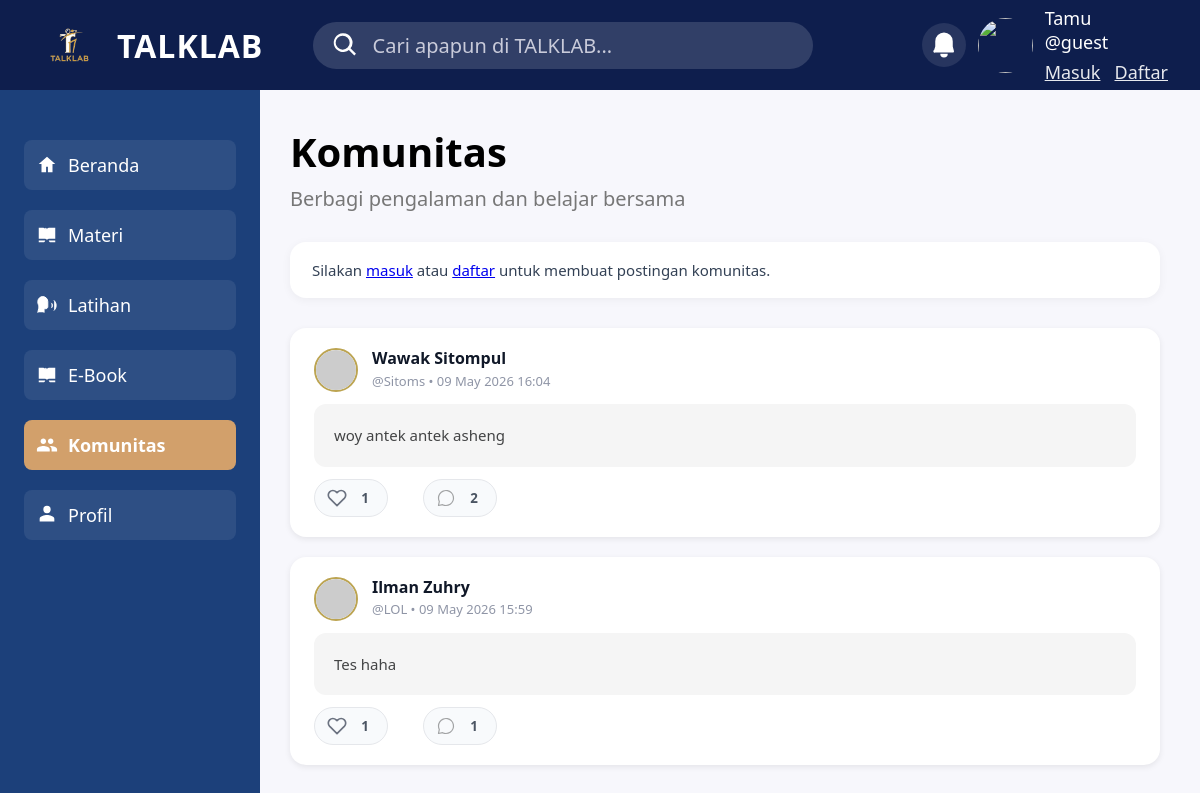
/Komunitas.php, run on an earlier commit of the app's database.
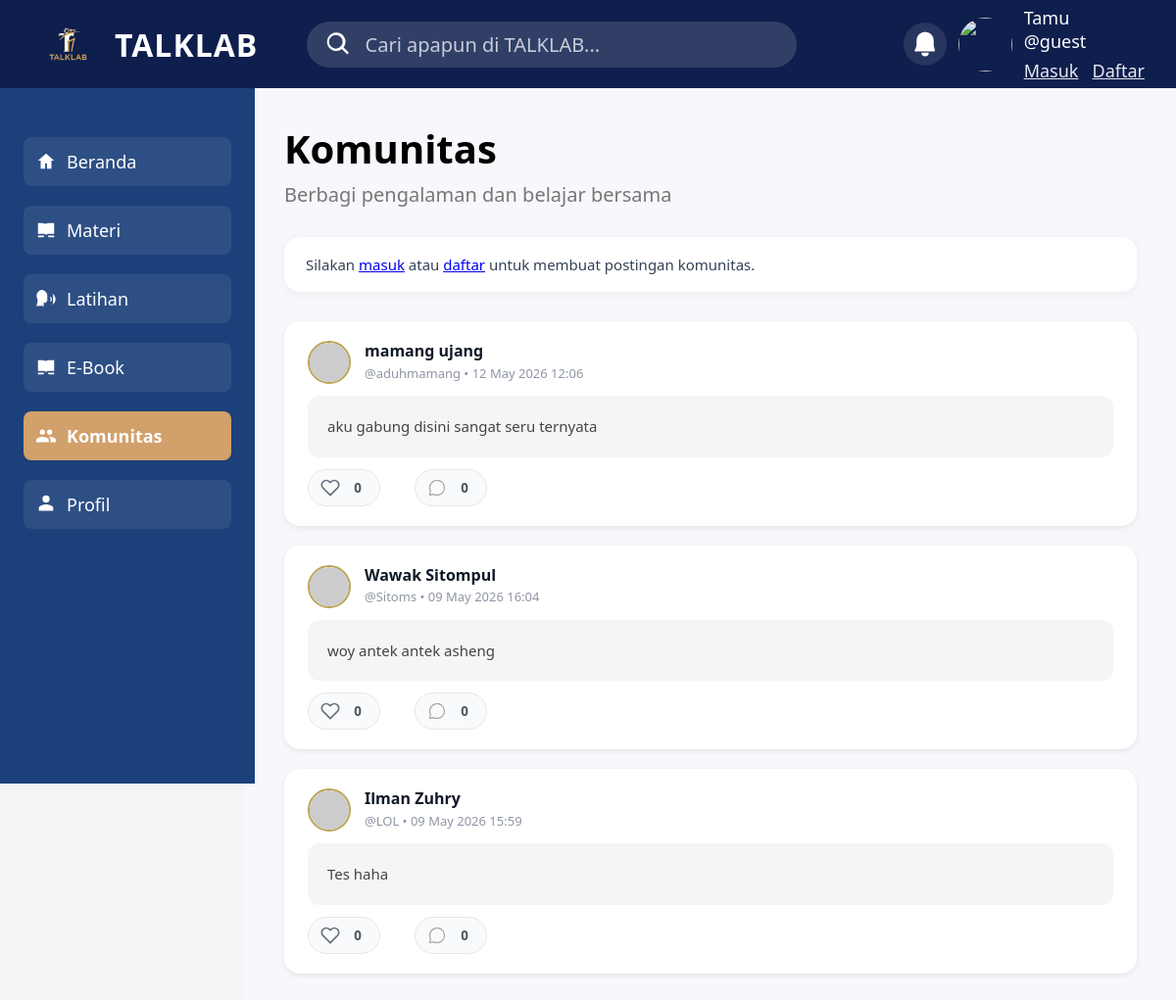
And on a later commit of the database.
### tables this page shows
CREATE TABLE `komunitas` (
  `Id` int(10) UNSIGNED NOT NULL,
  `Id_User` varchar(6) NOT NULL,
  `Isi` text NOT NULL,
  `Dibuat` datetime NOT NULL DEFAULT current_timestamp(),
  `Update_Post` datetime DEFAULT NULL ON UPDATE current_timestamp()
);

CREATE TABLE `users` (
  `Id_User` varchar(6) NOT NULL,
  `Nama` varchar(100) NOT NULL,
  `Tempat_Lahir` varchar(100) NOT NULL,
  `Tanggal_Lahir` date NOT NULL,
  `Username` varchar(50) NOT NULL,
  `Password` varchar(255) NOT NULL,
  `Foto` varchar(255) NOT NULL
);

### includes/header.php (called while the page is built, shortened)
<?php
require_once __DIR__ . '/../core.php';
$app = new manz();
?>

### core.php (called while the page is built, shortened)
<?php
class manz{
	var $talkhost = "localhost";
    var $user = "root";
    var $pass = "";
    var $dbname = "talklab";
	public mysqli $koneksi;
	function __construct(){
		$this->koneksi=mysqli_connect($this->talkhost,$this->user,$this->pass,$this->dbname);
	}
	public function ensureCommunityPostsTable(){
	$create = "CREATE TABLE IF NOT EXISTS Komunitas (
		Id INT UNSIGNED NOT NULL AUTO_INCREMENT,
		Id_User VARCHAR(6) NOT NULL,
		Isi TEXT NOT NULL,
		Dibuat DATETIME NOT NULL DEFAULT CURRENT_TIMESTAMP,
		Update_Post DATETIME NULL DEFAULT NULL
		ON UPDATE CURRENT_TIMESTAMP,
		PRIMARY KEY (Id),
		KEY idx_user_id (Id_User),
		CONSTRAINT fk_community_user FOREIGN KEY (Id_User) REFERENCES users(Id_User)
		ON DELETE CASCADE
		ON UPDATE CASCADE
	) ENGINE=InnoDB DEFAULT CHARSET=utf8mb4 COLLATE=utf8mb4_general_ci";
	mysqli_query($this->koneksi, $create);
}
	public function getCommunityPosts(){
	$sql = "SELECT p.Id,p.Id_User,p.Isi,p.Dibuat,
		u.Nama AS name,u.Username AS username
		FROM Komunitas p LEFT JOIN users u ON p.Id_User = u.Id_User ORDER BY p.Dibuat DESC";
	$res = mysqli_query($this->koneksi, $sql);
	$posts = [];
	if ($res){
		while ($row = mysqli_fetch_assoc($res)){
			$posts[] = $row;
		}
	}
	return $posts;
}
	public function ensureLikesAndCommentsTable(){
	$createLikes = "CREATE TABLE IF NOT EXISTS post_likes (
		id INT UNSIGNED NOT NULL AUTO_INCREMENT,
		post_id INT UNSIGNED NOT NULL,
		user_id VARCHAR(6) NOT NULL,
		created_at DATETIME NOT NULL DEFAULT CURRENT_TIMESTAMP,
		PRIMARY KEY (id),
		UNIQUE KEY unique_like (post_id, user_id),
		KEY idx_post (post_id),
		KEY idx_user (user_id),
		CONSTRAINT fk_like_post FOREIGN KEY (post_id) REFERENCES Komunitas(Id) ON DELETE CASCADE,
		CONSTRAINT fk_like_user FOREIGN KEY (user_id) REFERENCES users(Id_User) ON DELETE CASCADE
	) ENGINE=InnoDB DEFAULT CHARSET=utf8mb4 COLLATE=utf8mb4_general_ci";
	mysqli_query($this->koneksi, $createLikes);
	$createComments = "CREATE TABLE IF NOT EXISTS post_comments (
		id INT UNSIGNED NOT NULL AUTO_INCREMENT,
		post_id INT UNSIGNED NOT NULL,
		user_id VARCHAR(6) NOT NULL,
		content TEXT NOT NULL,
		created_at DATETIME NOT NULL DEFAULT CURRENT_TIMESTAMP,
		updated_at DATETIME NULL ON UPDATE CURRENT_TIMESTAMP,
		PRIMARY KEY (id),
		KEY idx_post (post_id),
		KEY idx_user (user_id),
		CONSTRAINT fk_comment_post FOREIGN KEY (post_id) REFERENCES Komunitas(Id) ON DELETE CASCADE,
		CONSTRAINT fk_comment_user FOREIGN KEY (user_id) REFERENCES users(Id_User) ON DELETE CASCADE
	) ENGINE=InnoDB DEFAULT CHARSET=utf8mb4 COLLATE=utf8mb4_general_ci";
	mysqli_query($this->koneksi, $createComments);
}
	public function getLikeCount($postId){
	$postIdEsc = (int) $postId;
	$sql = "SELECT COUNT(*) as count FROM post_likes WHERE post_id = $postIdEsc";
	$res = mysqli_query($this->koneksi, $sql);
	if ($res) {
		$row = mysqli_fetch_assoc($res);
		return (int) $row['count'];
	}
	return 0;
}
	public function getCommentCount($postId){
	$postIdEsc = (int) $postId;
	$sql = "SELECT COUNT(*) as count FROM post_comments WHERE post_id = $postIdEsc";
	$res = mysqli_query($this->koneksi, $sql);
	if ($res) {
		$row = mysqli_fetch_assoc($res);
		return (int) $row['count'];
	}
	return 0;
}
	public function ensureMentorAccountsTable(){
		$sql = "CREATE TABLE IF NOT EXISTS mentor_accounts (
			id INT UNSIGNED NOT NULL AUTO_INCREMENT,
			name VARCHAR(120) NOT NULL,
			username VARCHAR(60) NOT NULL,
			password_hash VARCHAR(255) NOT NULL,
			created_at DATETIME NOT NULL DEFAULT CURRENT_TIMESTAMP,
			PRIMARY KEY (id),
			UNIQUE KEY unique_mentor_username (username)
		) ENGINE=InnoDB DEFAULT CHARSET=utf8mb4 COLLATE=utf8mb4_general_ci";
		mysqli_query($this->koneksi, $sql);
	}
	public function ensureMentorSubmissionsTable(){
		$sql = "CREATE TABLE IF NOT EXISTS mentor_submissions (
			id INT UNSIGNED NOT NULL AUTO_INCREMENT,
			practice_history_id INT UNSIGNED NOT NULL,
			user_id VARCHAR(6) NOT NULL,
			mentor_id INT UNSIGNED NULL,
			status VARCHAR(30) NOT NULL DEFAULT 'pending',
			submitted_at DATETIME NOT NULL DEFAULT CURRENT_TIMESTAMP,
			reviewed_at DATETIME NULL DEFAULT NULL,
			PRIMARY KEY (id),
			UNIQUE KEY unique_practice_submission (practice_history_id),
			KEY idx_mentor_submission_user (user_id),
			KEY idx_mentor_submission_mentor (mentor_id),
			KEY idx_mentor_submission_status (status),
			CONSTRAINT fk_mentor_submission_practice FOREIGN KEY (practice_history_id) REFERENCES practice_history(id)
			ON DELETE CASCADE ON UPDATE CASCADE,
			CONSTRAINT fk_mentor_submission_user FOREIGN KEY (user_id) REFERENCES users(Id_User)
			ON DELETE CASCADE ON UPDATE CASCADE,
			CONSTRAINT fk_mentor_submission_mentor FOREIGN KEY (mentor_id) REFERENCES mentor_accounts(id)
			ON DELETE SET NULL ON UPDATE CASCADE
		) ENGINE=InnoDB DEFAULT CHARSET=utf8mb4 COLLATE=utf8mb4_general_ci";
		mysqli_query($this->koneksi, $sql);
	}
	public function ensureMentorReviewsTable(){
		$sql = "CREATE TABLE IF NOT EXISTS mentor_reviews (
			id INT UNSIGNED NOT NULL AUTO_INCREMENT,
			submission_id INT UNSIGNED NOT NULL,
			mentor_id INT UNSIGNED NOT NULL,
			articulation_score INT UNSIGNED NOT NULL,
			fluency_score INT UNSIGNED NOT NULL,
			confidence_score INT UNSIGNED NOT NULL,
			structure_score INT UNSIGNED NOT NULL,
			intonation_score INT UNSIGNED NOT NULL,
			final_score INT UNSIGNED NOT NULL,
			strengths TEXT NOT NULL,
			improvements TEXT NOT NULL,
			feedback TEXT NOT NULL,
			created_at DATETIME NOT NULL DEFAULT CURRENT_TIMESTAMP,
			updated_at DATETIME NULL DEFAULT NULL ON UPDATE CURRENT_TIMESTAMP,
			PRIMARY KEY (id),
			UNIQUE KEY unique_submission_review (submission_id),
			KEY idx_mentor_review_mentor (mentor_id),
			CONSTRAINT fk_mentor_review_submission FOREIGN KEY (submission_id) REFERENCES mentor_submissions(id)
			ON DELETE CASCADE ON UPDATE CASCADE,
			CONSTRAINT fk_mentor_review_mentor FOREIGN KEY (mentor_id) REFERENCES mentor_accounts(id)
			ON DELETE CASCADE ON UPDATE CASCADE
		) ENGINE=InnoDB DEFAULT CHARSET=utf8mb4 COLLATE=utf8mb4_general_ci";
		mysqli_query($this->koneksi, $sql);
	}
	public function ensurePracticeHistoryTable(){
		$sql = "CREATE TABLE IF NOT EXISTS practice_history (
			id INT UNSIGNED NOT NULL AUTO_INCREMENT,
			user_id VARCHAR(6) NOT NULL,
			topic VARCHAR(255) NOT NULL,
			duration_seconds INT UNSIGNED NOT NULL,
			audio_path VARCHAR(255) NOT NULL,
			created_at DATETIME NOT NULL DEFAULT CURRENT_TIMESTAMP,
			PRIMARY KEY (id),
			KEY idx_practice_user (user_id),
			CONSTRAINT fk_practice_user FOREIGN KEY (user_id) REFERENCES users(Id_User)
			ON DELETE CASCADE ON UPDATE CASCADE
		) ENGINE=InnoDB DEFAULT CHARSET=utf8mb4 COLLATE=utf8mb4_general_ci";
		mysqli_query($this->koneksi, $sql);
	}
	public function ensureChallengeHistoryTable(){
		$sql = "CREATE TABLE IF NOT EXISTS speaking_challenge_history (
			id INT UNSIGNED NOT NULL AUTO_INCREMENT,
			user_id VARCHAR(6) NOT NULL,
			challenge_type VARCHAR(60) NOT NULL,
			level_name VARCHAR(30) NOT NULL,
			prompt TEXT NOT NULL,
			prep_seconds INT UNSIGNED NOT NULL,
			speak_seconds INT UNSIGNED NOT NULL,
			actual_seconds INT UNSIGNED NOT NULL,
			score INT UNSIGNED NOT NULL,
			completed TINYINT(1) NOT NULL DEFAULT 1,
			created_at DATETIME NOT NULL DEFAULT CURRENT_TIMESTAMP,
			PRIMARY KEY (id),
			KEY idx_challenge_user (user_id),
			CONSTRAINT fk_challenge_user FOREIGN KEY (user_id) REFERENCES users(Id_User)
			ON DELETE CASCADE ON UPDATE CASCADE
		) ENGINE=InnoDB DEFAULT CHARSET=utf8mb4 COLLATE=utf8mb4_general_ci";
		mysqli_query($this->koneksi, $sql);
	}
	public function ensureAiFeedbackTable(){
		$sql = "CREATE TABLE IF NOT EXISTS ai_feedback_history (
			id INT UNSIGNED NOT NULL AUTO_INCREMENT,
			user_id VARCHAR(6) NOT NULL,
			source_type VARCHAR(40) NOT NULL,
			duration_seconds INT UNSIGNED NOT NULL,
			clarity_score INT UNSIGNED NOT NULL,
			fluency_score INT UNSIGNED NOT NULL,
			confidence_score INT UNSIGNED NOT NULL,
			consistency_score INT UNSIGNED NOT NULL,
			filler_count INT UNSIGNED NOT NULL,
			speaking_speed INT UNSIGNED NOT NULL,
			feedback TEXT NOT NULL,
			created_at DATETIME NOT NULL DEFAULT CURRENT_TIMESTAMP,
			PRIMARY KEY (id),
			KEY idx_ai_feedback_user (user_id),
			CONSTRAINT fk_ai_feedback_user FOREIGN KEY (user_id) REFERENCES users(Id_User)
			ON DELETE CASCADE ON UPDATE CASCADE
		) ENGINE=InnoDB DEFAULT CHARSET=utf8mb4 COLLATE=utf8mb4_general_ci";
		mysqli_query($this->koneksi, $sql);
	}
}

### Komunitas.php (the view, shortened to what the rows shown need)
<?php
require_once 'core.php';
$app = new manz();
$app->ensureSession();
$posts = $app->getCommunityPosts();
?>
<!DOCTYPE html>
<html lang="id">
<head>
</head>
<body>
  <?php include 'includes/header.php'; ?>
  <main role="main" tabindex="-1">
    <div class="clearfix">
      <h1 style="font-size:40px; font-weight:700; color:#000;">Komunitas</h1>
    </div>
    <section class="post-list" aria-label="Daftar posting komunitas">
      <?php foreach ($posts as $post): ?>
        <?php
$isLiked = false;
?>
        <article class="post" tabindex="0">
          <header class="post-header">
            <img src="https://i.pravatar.cc/44?u=<?= urlencode($post['username'] ?: $post['Id_User']) ?>" alt="Avatar <?= htmlspecialchars($post['name'] ?: 'Pengguna') ?>" class="post-avatar" width="44" height="44">
            <div class="post-author-info">
              <div class="post-author"><?= htmlspecialchars($post['name'] ?: 'Pengguna') ?></div>
              <div class="post-username-time">@<?= htmlspecialchars($post['username'] ?: 'guest') ?> • <?= htmlspecialchars(date('d M Y H:i', strtotime($post['Dibuat']))) ?></div>
            </div>
          </header>
          <p class="post-text"><?= nl2br(htmlspecialchars($post['Isi'])) ?></p>
          <footer class="post-footer">
            <div class="reactions" aria-label="Reaksi postingan">
              <button
    type="button"
    class="reaction-btn like-btn <?= $isLiked ? 'liked' : '' ?>" data-post-id="<?= $post['Id'] ?>" data-action="like" aria-label="Suka">
                <span class="like-count"><?= $app->getLikeCount($post['Id']) ?></span>
              </button>
              <button type="button" class="reaction-btn comment-btn" data-post-id="<?= $post['Id'] ?>" data-action="comment" aria-label="Komentar">
                <img src="icon/komen.svg" style="width:20px; height:20px;" alt="Komentar">
                <span class="comment-count"><?= $app->getCommentCount($post['Id']) ?></span>
              </button>
            </div>
          </footer>
        </article>
      <?php endforeach; ?>
    </section>
  </main>
</body>
</html>

What changed in the data, as far as the page shows it:
added komunitas: Id_User.Nama "mamang ujang", Id_User.Username "aduhmamang", Dibuat "12 May 2026 12:06", Isi "aku gabung disini sangat seru ternyata", LikeCount "0", CommentCount "0"
computed for komunitas "woy antek antek asheng": LikeCount "1" → "0"; Id "2" → "0"
computed for komunitas "Tes haha": Id "1" → "0"
